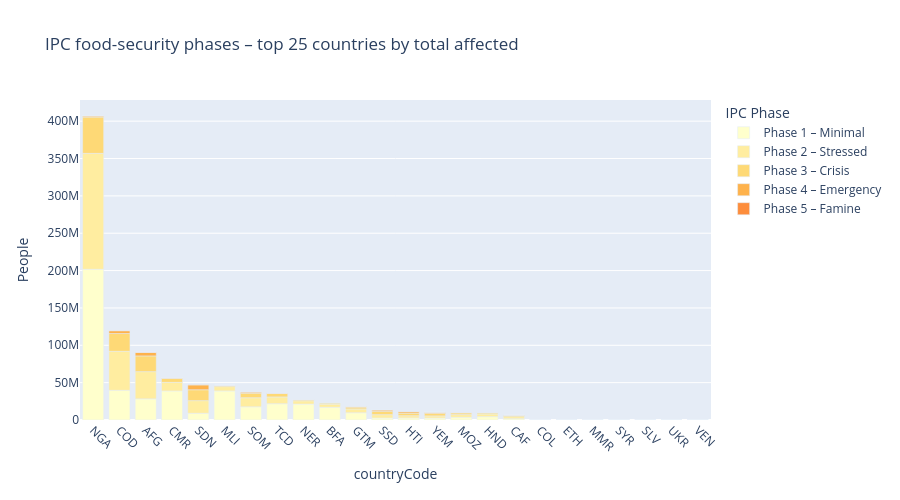

The code cell stored with this chart in its notebook:
### Markdown cell above
## IPC food-security phases — country breakdown
Each bar shows how many people fall in each IPC phase (aggregated to country level, current period).

### Code cell
ipc_cols = ['ipc_phase_1_people', 'ipc_phase_2_people', 'ipc_phase_3_people',
            'ipc_phase_4_people', 'ipc_phase_5_people']
phase_labels = {'ipc_phase_1_people': 'Phase 1 – Minimal',
                'ipc_phase_2_people': 'Phase 2 – Stressed',
                'ipc_phase_3_people': 'Phase 3 – Crisis',
                'ipc_phase_4_people': 'Phase 4 – Emergency',
                'ipc_phase_5_people': 'Phase 5 – Famine'}

ipc_by_country = (
    df.drop_duplicates(subset=['countryCode', 'year'])
    .groupby('countryCode')[ipc_cols]
    .sum()
    .rename(columns=phase_labels)
    .reset_index()
)
ipc_by_country['total_ipc'] = ipc_by_country[list(phase_labels.values())].sum(axis=1)
ipc_by_country = ipc_by_country.sort_values('total_ipc', ascending=False).head(25)

fig = px.bar(
    ipc_by_country.melt(id_vars='countryCode', value_vars=list(phase_labels.values()),
                        var_name='IPC Phase', value_name='People'),
    x='countryCode', y='People', color='IPC Phase',
    color_discrete_sequence=px.colors.sequential.YlOrRd,
    title='IPC food-security phases – top 25 countries by total affected',
    height=500,
)
fig.update_xaxes(tickangle=45)
fig.show()

### Figure 1 — Plotly figure (JSON) as saved in the notebook; plotly's stock layout.template omitted (floating-point values rounded to 4 significant figures)
{"data": [{"hovertemplate": "IPC Phase=Phase 1 – Minimal<br>countryCode=%{x}<br>People=%{y}<extra></extra>", "legendgroup": "Phase 1 – Minimal", "marker": {"color": "rgb(255,255,204)", "pattern": {"shape": ""}}, "name": "Phase 1 – Minimal", "orientation": "v", "showlegend": true, "textposition": "auto", "type": "bar", "x": ["NGA", "COD", "AFG", "CMR", "SDN", "MLI", "SOM", "TCD", "NER", "BFA", "GTM", "SSD", "HTI", "YEM", "MOZ", "HND", "CAF", "COL", "ETH", "MMR", "SYR", "SLV", "UKR", "VEN"], "xaxis": "x", "y": [201800000.0, 39750000.0, 28310000.0, 38890000.0, 9036000.0, 38940000.0, 17670000.0, 21830000.0, 21310000.0, 17060000.0, 9712000.0, 2635000.0, 2750000.0, 2568000.0, 3640000.0, 4538000.0, 1753000.0, 0.0, 0.0, 0.0, 0.0, 0.0, 0.0, 0.0], "yaxis": "y"}, {"hovertemplate": "IPC Phase=Phase 2 – Stressed<br>countryCode=%{x}<br>People=%{y}<extra></extra>", "legendgroup": "Phase 2 – Stressed", "marker": {"color": "rgb(255,237,160)", "pattern": {"shape": ""}}, "name": "Phase 2 – Stressed", "orientation": "v", "showlegend": true, "textposition": "auto", "type": "bar", "x": ["NGA", "COD", "AFG", "CMR", "SDN", "MLI", "SOM", "TCD", "NER", "BFA", "GTM", "SSD", "HTI", "YEM", "MOZ", "HND", "CAF", "COL", "ETH", "MMR", "SYR", "SLV", "UKR", "VEN"], "xaxis": "x", "y": [155100000.0, 52180000.0, 36410000.0, 11510000.0, 16860000.0, 5785000.0, 12160000.0, 9074000.0, 4471000.0, 4155000.0, 5137000.0, 4510000.0, 3057000.0, 2940000.0, 3600000.0, 3582000.0, 2762000.0, 0.0, 0.0, 0.0, 0.0, 0.0, 0.0, 0.0], "yaxis": "y"}, {"hovertemplate": "IPC Phase=Phase 3 – Crisis<br>countryCode=%{x}<br>People=%{y}<extra></extra>", "legendgroup": "Phase 3 – Crisis", "marker": {"color": "rgb(254,217,118)", "pattern": {"shape": ""}}, "name": "Phase 3 – Crisis", "orientation": "v", "showlegend": true, "textposition": "auto", "type": "bar", "x": ["NGA", "COD", "AFG", "CMR", "SDN", "MLI", "SOM", "TCD", "NER", "BFA", "GTM", "SSD", "HTI", "YEM", "MOZ", "HND", "CAF", "COL", "ETH", "MMR", "SYR", "SLV", "UKR", "VEN"], "xaxis": "x", "y": [48640000.0, 23820000.0, 21090000.0, 5526000.0, 14600000.0, 1617000.0, 6061000.0, 4563000.0, 1475000.0, 1673000.0, 2608000.0, 4564000.0, 3400000.0, 3411000.0, 2276000.0, 1599000.0, 1675000.0, 0.0, 0.0, 0.0, 0.0, 0.0, 0.0, 0.0], "yaxis": "y"}, {"hovertemplate": "IPC Phase=Phase 4 – Emergency<br>countryCode=%{x}<br>People=%{y}<extra></extra>", "legendgroup": "Phase 4 – Emergency", "marker": {"color": "rgb(254,178,76)", "pattern": {"shape": ""}}, "name": "Phase 4 – Emergency", "orientation": "v", "showlegend": true, "textposition": "auto", "type": "bar", "x": ["NGA", "COD", "AFG", "CMR", "SDN", "MLI", "SOM", "TCD", "NER", "BFA", "GTM", "SSD", "HTI", "YEM", "MOZ", "HND", "CAF", "COL", "ETH", "MMR", "SYR", "SLV", "UKR", "VEN"], "xaxis": "x", "y": [1416000.0, 3818000.0, 4732000.0, 350100.0, 6555000.0, 79550.0, 1526000.0, 582000.0, 59420.0, 76120.0, 386300.0, 1707000.0, 2002000.0, 1237000.0, 510200.0, 173700.0, 310500.0, 0.0, 0.0, 0.0, 0.0, 0.0, 0.0, 0.0], "yaxis": "y"}, {"hovertemplate": "IPC Phase=Phase 5 – Famine<br>countryCode=%{x}<br>People=%{y}<extra></extra>", "legendgroup": "Phase 5 – Famine", "marker": {"color": "rgb(253,141,60)", "pattern": {"shape": ""}}, "name": "Phase 5 – Famine", "orientation": "v", "showlegend": true, "textposition": "auto", "type": "bar", "x": ["NGA", "COD", "AFG", "CMR", "SDN", "MLI", "SOM", "TCD", "NER", "BFA", "GTM", "SSD", "HTI", "YEM", "MOZ", "HND", "CAF", "COL", "ETH", "MMR", "SYR", "SLV", "UKR", "VEN"], "xaxis": "x", "y": [0.0, 0.0, 0.0, 0.0, 153200.0, 858.0, 0.0, 0.0, 0.0, 0.0, 0.0, 41000.0, 5636.0, 0.0, 0.0, 0.0, 1608.0, 0.0, 0.0, 0.0, 0.0, 0.0, 0.0, 0.0], "yaxis": "y"}], "layout": {"barmode": "relative", "height": 500, "legend": {"title": {"text": "IPC Phase"}, "tracegroupgap": 0}, "title": {"text": "IPC food-security phases – top 25 countries by total affected"}, "xaxis": {"anchor": "y", "domain": [0.0, 1.0], "tickangle": 45, "title": {"text": "countryCode"}}, "yaxis": {"anchor": "x", "domain": [0.0, 1.0], "title": {"text": "People"}}}}
